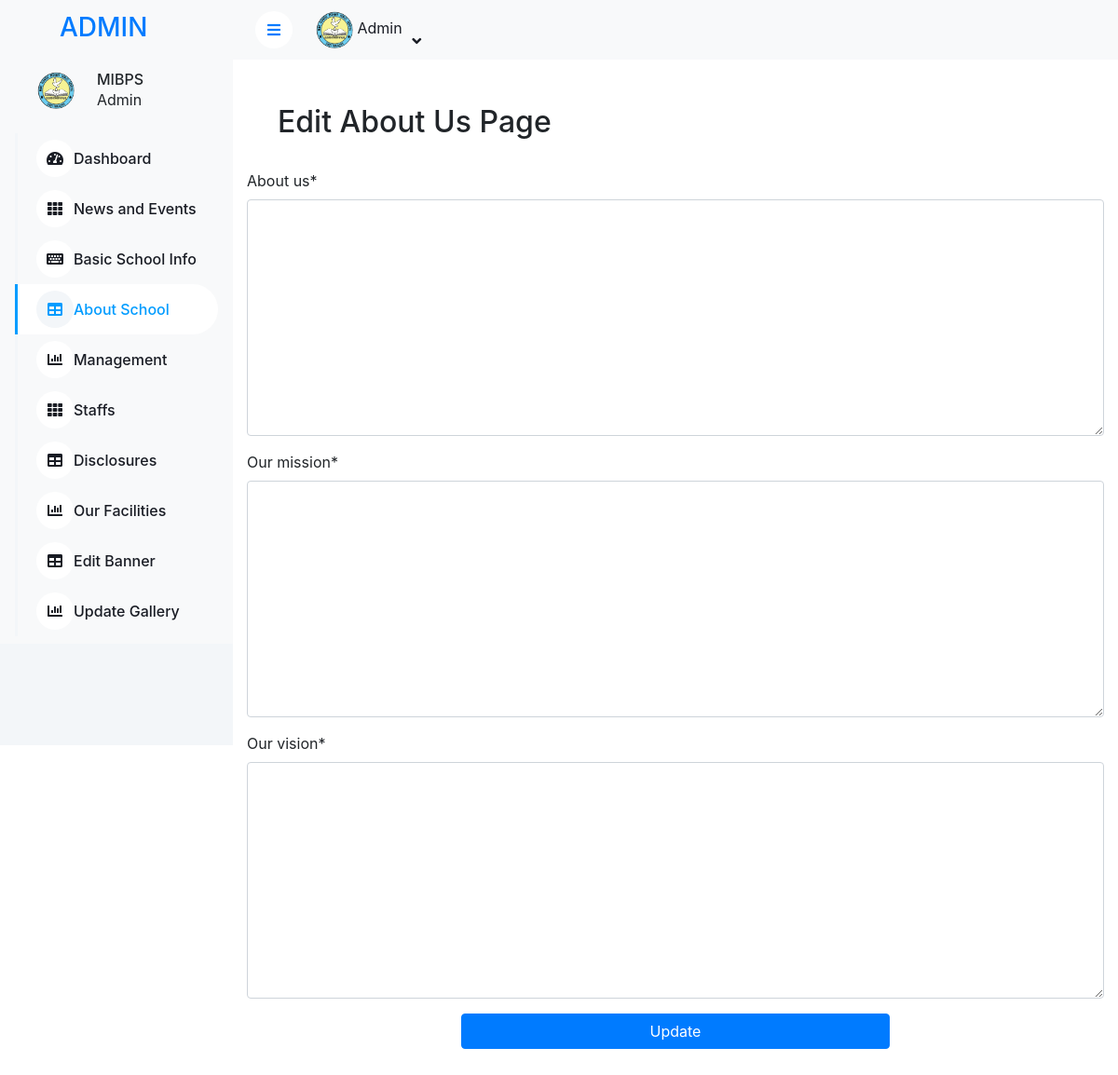
The page /admin1/about_school/ (signed in) on the database as committed earlier.
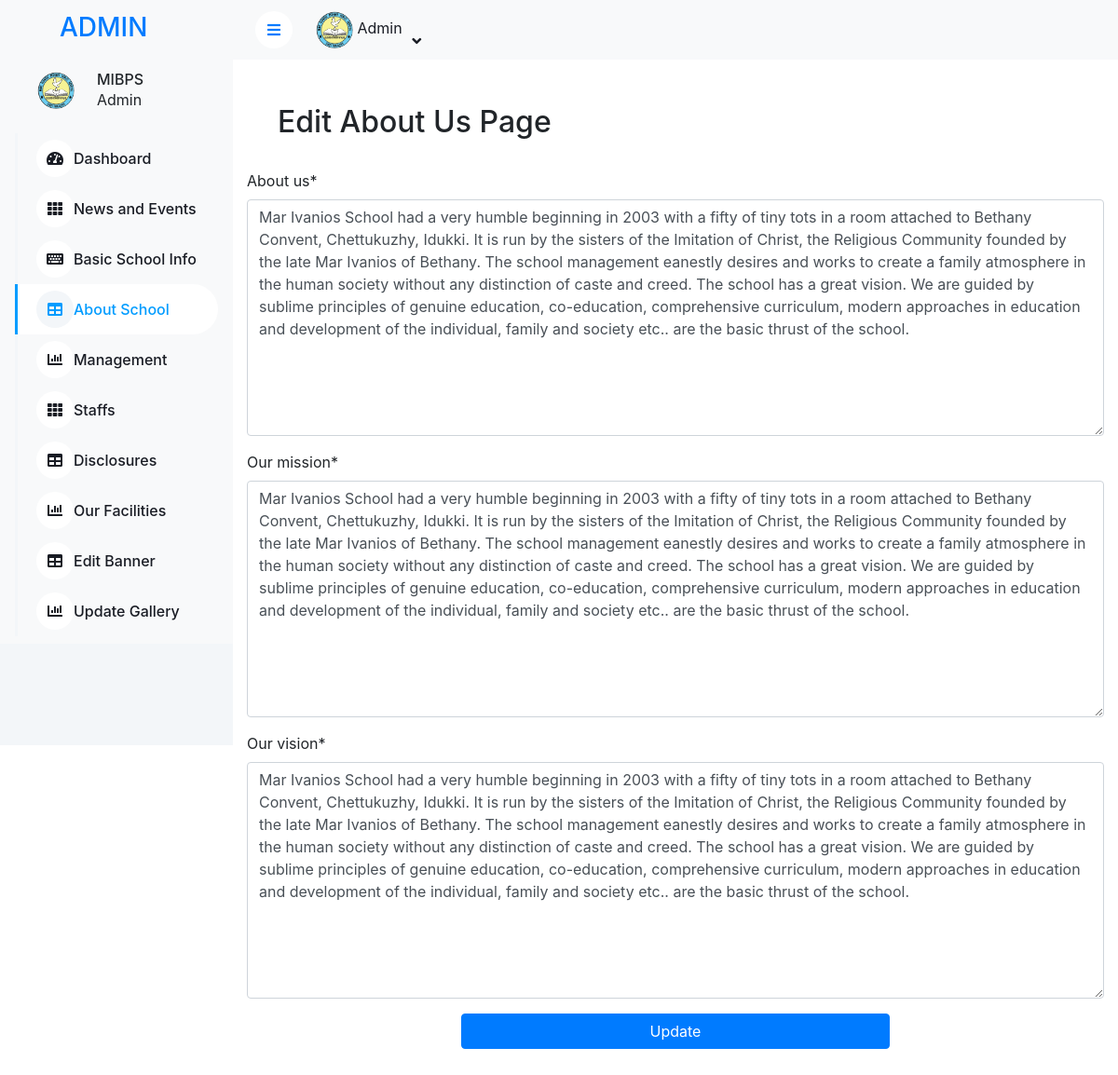
The same page on the database as committed later.
### Home/models.py (models this page shows)
class AboutSchool(models.Model):
    about_us = models.TextField()
    our_mission = models.TextField()
    our_vision = models.TextField()

### Home/views.py (the view)
# urls.py: path('admin1/about_school/',views.edit_about_us,name="about_school"),
@login_required
def edit_about_us(request):
    about_us = AboutSchool.objects.first()
    if request.method == 'POST':
        form = AboutSchoolForm(request.POST, request.FILES, instance=about_us)
        if form.is_valid():
            form.save()
            return redirect('view')  # Redirect to the news list or any other desired page
    else:
        form = AboutSchoolForm(instance=about_us)
    return render(request, 'admin1/about_school.html', {'form': form})

### Home/forms.py
class AboutSchoolForm(forms.ModelForm):
    class Meta:
        model = AboutSchool
        fields = '__all__'

### Home/context_processors.py (called while the page is built)
def school_info(request):
    school_info = SchoolInfo.objects.first()  # Assuming there's only one entry
    return {'school_info': school_info}

### templates/admin1/about_school.html (shortened to what this page needs)
{% extends "admin1/admin_base.html" %}
{% block content %}
<!DOCTYPE html>
<html lang="en">
<head>
</head>
<body>
    <h2 class="mx-5 mt-5">Edit About Us Page</h2>
    <div class="container">
        <br>
    <form method="post" enctype="multipart/form-data">
        {% load crispy_forms_tags %}
        {{ form|crispy }}
        <div class="d-flex justify-content-center">
            <button type="submit" class="btn btn-primary w-50">Update</button>
        </div>
        <br><br>
    </form>
    </div>
</body>
</html>
{% endblock %}

Rows that differ between the two databases and show on the page:
added AboutSchool: about_us "Mar Ivanios School had a very humble beginning in 2003 with a fifty of tiny tots in a room attached to Bethany Convent, Chettukuzhy, Idukki. It is run by the sisters of the Imitation of Christ, the Religious Community founded by the late Mar Ivanios of Bethany. The school management eanestly desires and works to create a family atmosphere in the human society without any distinction of caste and creed. The school has a great vision. We are guided by sublime principles of genuine education, co-education, comprehensive curriculum, modern approaches in education and development of the individual, family and society etc.. are the basic thrust of the school.", our_mission "Mar Ivanios School had a very humble beginning in 2003 with a fifty of tiny tots in a room attached to Bethany Convent, Chettukuzhy, Idukki. It is run by the sisters of the Imitation of Christ, the Religious Community founded by the late Mar Ivanios of Bethany. The school management eanestly desires and works to create a family atmosphere in the human society without any distinction of caste and creed. The school has a great vision. We are guided by sublime principles of genuine education, co-education, comprehensive curriculum, modern approaches in education and development of the individual, family and society etc.. are the basic thrust of the school.", our_vision "Mar Ivanios School had a very humble beginning in 2003 with a fifty of tiny tots in a room attached to Bethany Convent, Chettukuzhy, Idukki. It is run by the sisters of the Imitation of Christ, the Religious Community founded by the late Mar Ivanios of Bethany. The school management eanestly desires and works to create a family atmosphere in the human society without any distinction of caste and creed. The school has a great vision. We are guided by sublime principles of genuine education, co-education, comprehensive curriculum, modern approaches in education and development of the individual, family and society etc.. are the basic thrust of the school."
